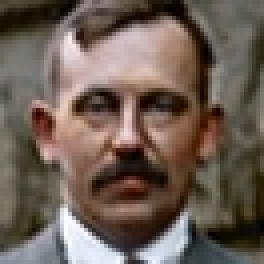
#> input picture Repositorio externo/mod5-machine-learning-y-deep-learning/00.Notebooks Teoría/cientificos/cientifico_1.jpg, 66 x 66 px, given in place of foto1.jpg, which was not available (shown 4 times larger)
$ jupyter execute --allow-errors 35.open_cv_face_detection.ipynb   (text cells are left out)
#> lines starting #> are read from the running program, lines starting #| are printed output that depends on the picture; pictures that were not available may be replaced by others from this repository, and a replacement may not be noted
[cell 1]
import numpy as np

import matplotlib # Para ver la versión
import matplotlib.pyplot as plt

import cv2

[cell 2]
# Versiones

print(f"numpy=={np.__version__}")
print(f"matplotlib=={matplotlib.__version__}")
print(f"opencv-python=={cv2.__version__}")

[cell 3]
# Imagenes

img_1 = cv2.imread(filename = "../Data/imagenes/foto1.jpg")
#> img_1 is the input picture: shape (66, 66, 3); mean B, G, R 85.2, 94.8, 109.3
img_1 = cv2.cvtColor(src = img_1, code = cv2.COLOR_BGR2RGB)

img_2 = cv2.imread(filename = "../Data/imagenes/foto2.jpg")
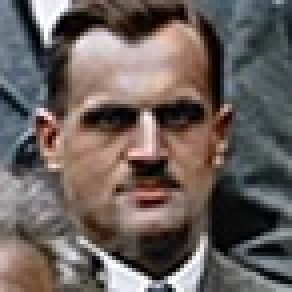
#> input picture Repositorio externo/mod5-machine-learning-y-deep-learning/00.Notebooks Teoría/cientificos/cientifico_10.jpg, 73 x 73 px, given in place of foto2.jpg, which was not available (shown 4 times larger)
#> img_2 is the input picture: shape (73, 73, 3); mean B, G, R 92.3, 95.9, 105.7
img_2 = cv2.cvtColor(src = img_2, code = cv2.COLOR_BGR2RGB)

img_3 = cv2.imread(filename = "../Data/imagenes/foto3.jpg")
img_3 = cv2.cvtColor(src = img_3, code = cv2.COLOR_BGR2RGB)

img_4 = cv2.imread(filename = "../Data/imagenes/solvay_conference.jpg")
#> (the rest of this cell did not finish here and is left out)

[cell 4]
# Modelo

face_cascade = cv2.CascadeClassifier("../Data/haarcascade_frontalface_default.xml")

[cell 5]
# Función

def detect_face(img):

    face_img = img.copy()

    # .detectMultiScale() retorna las posiciones de las esquinas de un rectangulo
    face_rects = face_cascade.detectMultiScale(image = face_img, minNeighbors = 7)
#> face_rects = [[9, 8, 48, 48]]

    print(f"Se han detectado {len(face_rects)} caras")
#| Se han detectado 1 caras

    for x, y, w, h in face_rects:

        cv2.rectangle(img = face_img,
                      pt1 = (x, y),
                      pt2 = (x + w, y + h),
                      color = (255, 0, 0),
                      thickness = 2)
#> this loop made 1 pass
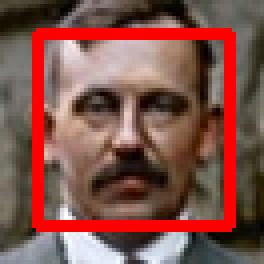
#> face_img: shape (66, 66, 3) (shown 4 times larger); mean R, G, B 129.1, 82.6, 74.2

    return face_img

[cell 6]
img_1 = detect_face(img_1)

plt.imshow(img_1)
plt.show()

[cell 7]
img_2 = detect_face(img_2)
#> in detect_face (call 2), `face_rects = face_cascade.detectMultiScale(image = face_img, minNeighb..`: face_rects = [[12, 10, 51, 51]]
#| Se han detectado 1 caras
#> the loop in detect_face (call 2), `for x, y, w, h in face_rects: ` made 1 pass
#> after the loop in detect_face (call 2), `for x, y, w, h in face_rects:`:
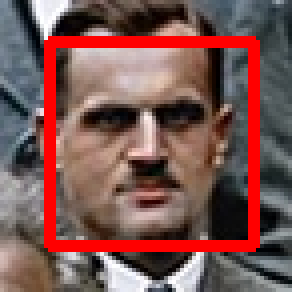
#> face_img: shape (73, 73, 3) (shown 4 times larger); mean R, G, B 123.6, 85.4, 81.9

plt.imshow(img_2)
plt.show()

[cell 8]
img_3 = detect_face(img_3)
#| Se han detectado 1 caras
